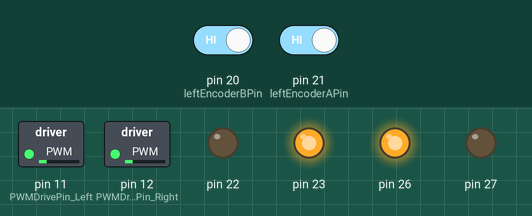
Simulated run of this sketch. Board: Arduino Mega 2560, built with avr-gcc and run on an emulated ATmega2560. Parts: switched loads named in the sketch (green lamp = pin HIGH), output pins drawn as LEDs (lit = HIGH). The test bench sets the inputs (shaded band); at power-on: pin 20 (leftEncoderBPin) HIGH, pin 21 (leftEncoderAPin) HIGH. What the sketch prints to the serial monitor is not drawn.

Above: at 1.2 s.
1.3 s: pin 20 (leftEncoderBPin) driven LOW
2.8 s: pin 21 (leftEncoderAPin) driven LOW
Timing chart, 0 to 5.8 s (numbered marks = the images above; inputs shaded):
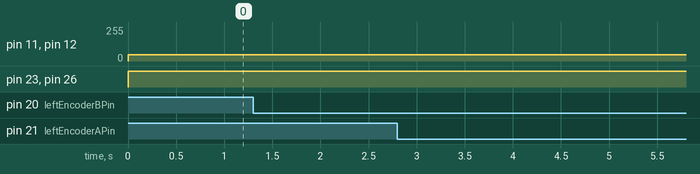

Measured:
- after the input at 1.3 s, every drawn part: stays the same
- after the input at 2.8 s, every drawn part: stays the same

The sketch:

Pin_Test.ino
```cpp
#include <DualVNH5019MotorDriver.h>

// PWM pins for the two drive motors
const int PWMDrivePin_Left = 11;    // Timer 1 16-bit
const int PWMDrivePin_Right = 12;   // Timer 1 16-bit

// ---Pololu Motor Pins---
const int Drive_INA1=22;     // Left Drive Motor
const int Drive_INB1=23;     // Left Drive Motor
const int Drive_EN1DIAG1=24; // Left Drive Motor

const int Drive_INA2=26;     // Right Drive Motor
const int Drive_INB2=27;     // Right Drive Motor
const int Drive_EN2DIAG2=25; // Right Drive Motor

// Current Sensors
const int leftCurrentPin = 2;    // A8, CS1
const int rightCurrentPin = 3;   // A9, CS2

// Encoder Input
const int leftEncoderAPin = 21;   // Digital Pin 21, 2 interrupt pin for Mega 2560
const int leftEncoderBPin = 20;   // Digital Pin 20, 3 interrupt pin for Mega 2560

// Define drive motor object
DualVNH5019MotorDriver driveMotors(Drive_INA1,Drive_INB1,PWMDrivePin_Left,\
Drive_EN1DIAG1,leftCurrentPin,Drive_INA2,Drive_INB2,PWMDrivePin_Right,Drive_EN2DIAG2,\
rightCurrentPin, 1);

void setup(){

  // Initialize drive motor object
  driveMotors.init();


  // Set interrupt pins to input
  pinMode(leftEncoderAPin,INPUT);
  pinMode(leftEncoderBPin,INPUT);

  // Turn on pullup resistors
  digitalWrite(leftEncoderAPin, HIGH);
  digitalWrite(leftEncoderBPin, HIGH);

  // Attached Interrupt pins
  attachInterrupt(2, leftEncA, CHANGE);         // Digital Pin 2
  attachInterrupt(3, leftEncB, CHANGE);        // Digital Pin 3


  Serial.begin(9600);

}

void loop(){
    driveMotors.setSpeeds(-75, 75);


}

void leftEncA(){
  Serial.println("Boom");
}

void leftEncB(){
  Serial.println("Pow");
}
```
